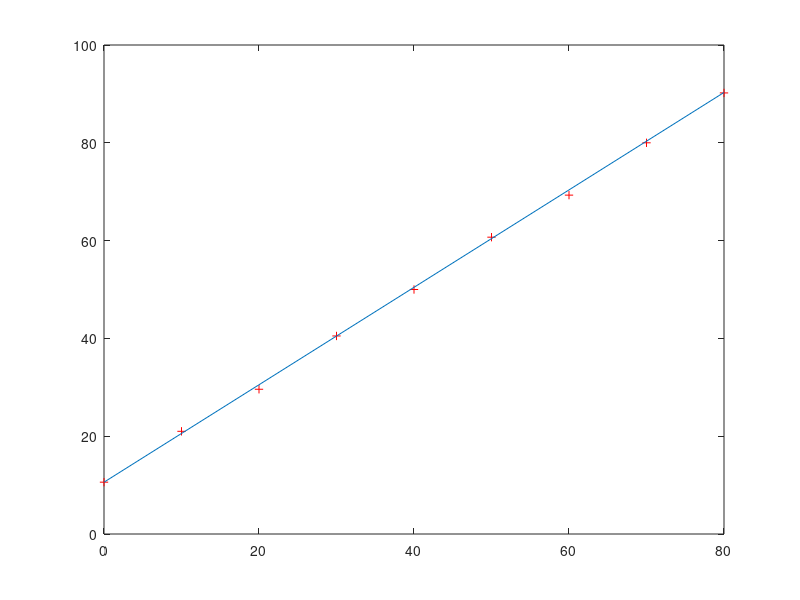

This figure's MATLAB source:
%许少辉 
% 车辆2003班
% 202004061301 
%2023.03.06
%采用最小二乘算法，通过梯度下降来求损失函数的最小值
%另上传了C语言的代码文件，但用C写的拟合误差太大且找不到问题所在


x=[0 10 20 30 40 50 60 70 80];  %数据样本
y=[10.6 21 29.6 40.5 50 60.7 69.3 80 90.2];
theta1=0;   %一次项系数
theta0=0;   %常系数
v=0.00001; %设置步长
[row,col]=size(x);   %一次项系数和常系数初始化
theta1 = mean(y)/mean(x)
theta0 = y(1)-theta1*x(1)
while 1     %梯度下降，进行循环直到找到最优解退出循环
    temp1=0;%
    temp0=0;
    for i=1:col%对损失函数求导
        temp1 = temp1 - ((y(i) - (theta1*x(i) + theta0)) * x(i));
        temp0=temp0-((y(i)-(theta1*x(i)+theta0))*1);
        end
    old_theta1=theta1;%前一个常系数和一次项系数存储以后续比较
    old_theta0=theta0;
    theta1 = theta1- v*temp1%更新每个样本的常系数和一次项系数
    theta0 =theta0 - v*temp0
    temp1=0;
    temp0=0;
    e =((old_theta1-theta1)^2+(old_theta0-theta0)^2)%误差判别
    if e<0.000003
        f=theta1*x+theta0;%绘图
        plot(x,y,'r+',x,f)
        break;
     end
end